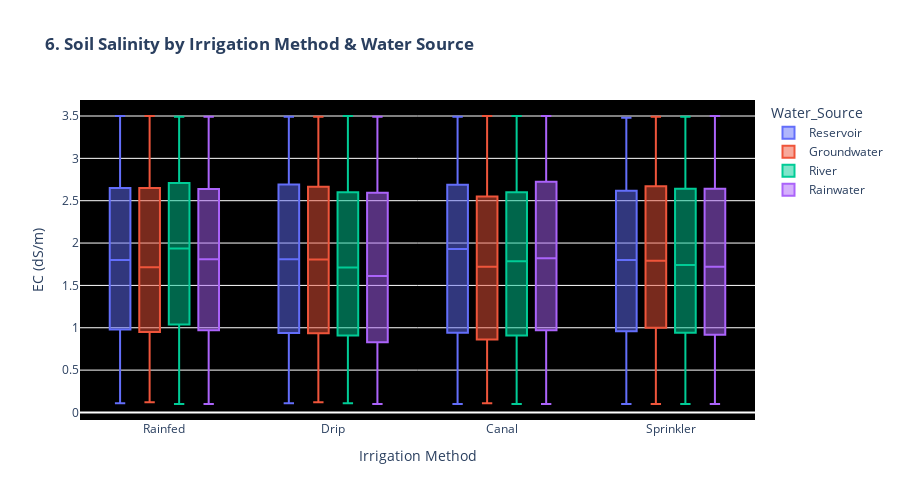

Notebook source saved alongside this figure:
### Markdown cell above
### *6. EC by Irrigation Type & Water Source*

### Code cell
print("\n6. Salinity by Water Source...")

fig6 = px.box(df, x='Irrigation_Type', y='Electrical_Conductivity', color='Water_Source',
              title='<b>6. Soil Salinity by Irrigation Method & Water Source</b>',
              labels={'Electrical_Conductivity': 'EC (dS/m)', 'Irrigation_Type': 'Irrigation Method'})

fig6.update_layout(height=500, plot_bgcolor='black', boxmode='group')
fig6.show()

### Figure 1 — Plotly figure (JSON) as saved in the notebook; plotly's stock layout.template omitted (floating-point values rounded to 4 significant figures; data arrays with more than 128 entries replaced by an {"elided": "..."} marker saying what was removed)
{"data": [{"alignmentgroup": "True", "hovertemplate": "Water_Source=Reservoir<br>Irrigation Method=%{x}<br>EC (dS/m)=%{y}<extra></extra>", "legendgroup": "Reservoir", "marker": {"color": "#636efa"}, "name": "Reservoir", "notched": false, "offsetgroup": "Reservoir", "orientation": "v", "showlegend": true, "type": "box", "x": {"elided": "2513 str values"}, "x0": " ", "xaxis": "x", "y": {"elided": "2513 float values"}, "y0": " ", "yaxis": "y"}, {"alignmentgroup": "True", "hovertemplate": "Water_Source=Groundwater<br>Irrigation Method=%{x}<br>EC (dS/m)=%{y}<extra></extra>", "legendgroup": "Groundwater", "marker": {"color": "#EF553B"}, "name": "Groundwater", "notched": false, "offsetgroup": "Groundwater", "orientation": "v", "showlegend": true, "type": "box", "x": {"elided": "2462 str values"}, "x0": " ", "xaxis": "x", "y": {"elided": "2462 float values"}, "y0": " ", "yaxis": "y"}, {"alignmentgroup": "True", "hovertemplate": "Water_Source=River<br>Irrigation Method=%{x}<br>EC (dS/m)=%{y}<extra></extra>", "legendgroup": "River", "marker": {"color": "#00cc96"}, "name": "River", "notched": false, "offsetgroup": "River", "orientation": "v", "showlegend": true, "type": "box", "x": {"elided": "2528 str values"}, "x0": " ", "xaxis": "x", "y": {"elided": "2528 float values"}, "y0": " ", "yaxis": "y"}, {"alignmentgroup": "True", "hovertemplate": "Water_Source=Rainwater<br>Irrigation Method=%{x}<br>EC (dS/m)=%{y}<extra></extra>", "legendgroup": "Rainwater", "marker": {"color": "#ab63fa"}, "name": "Rainwater", "notched": false, "offsetgroup": "Rainwater", "orientation": "v", "showlegend": true, "type": "box", "x": {"elided": "2497 str values"}, "x0": " ", "xaxis": "x", "y": {"elided": "2497 float values"}, "y0": " ", "yaxis": "y"}], "layout": {"boxmode": "group", "height": 500, "legend": {"title": {"text": "Water_Source"}, "tracegroupgap": 0}, "plot_bgcolor": "black", "title": {"text": "<b>6. Soil Salinity by Irrigation Method & Water Source</b>"}, "xaxis": {"anchor": "y", "domain": [0, 1], "title": {"text": "Irrigation Method"}}, "yaxis": {"anchor": "x", "domain": [0, 1], "title": {"text": "EC (dS/m)"}}}}
